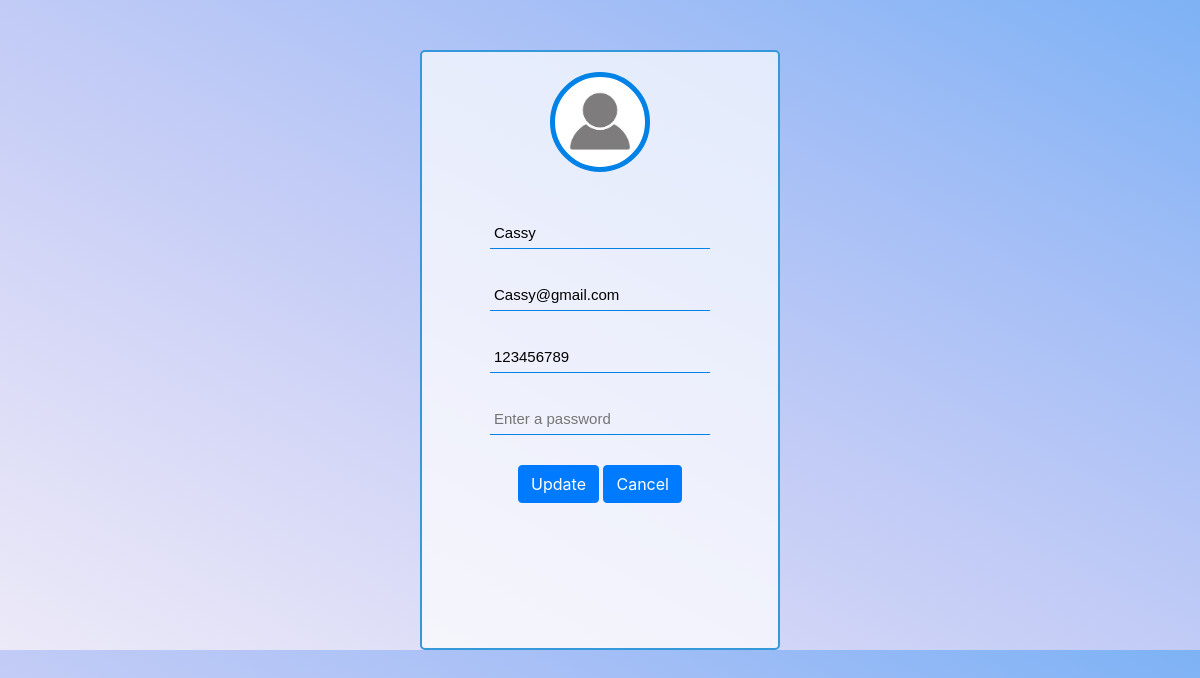
The app's page /users/editprofile.php (signed in) with its own data.
### tables this page shows
CREATE TABLE `user` (
  `id` int(1) NOT NULL,
  `name` text NOT NULL,
  `email` varchar(20) NOT NULL,
  `phone_number` int(10) NOT NULL,
  `password` varchar(30) NOT NULL,
  `usertype` varchar(10) NOT NULL,
  `dt` date NOT NULL
);

### users/editprofile.php (the view, shortened to what this page needs)
<!DOCTYPE html>
<?php
 include('../connection.php');
 $id = $_SESSION['id'];
 $name ="";
 $email ="";
 $phone ="";
 $sql_sel = "SELECT * FROM `user` where id= $id";
 $res = mysqli_query($data, $sql_sel);
 while($row = mysqli_fetch_array($res)){
     $name = $row["name"];
     $email = $row["email"];
     $phone = $row["phone_number"];
 }
?>
<html>
<head>
<link rel="stylesheet" href="https://maxcdn.bootstrapcdn.com/bootstrap/4.0.0/css/bootstrap.min.css">
</head>
<body>
<center>
<div class="box">
<img src="images/avtar.jpg" width="100%" height="100%">
<form action="" method = "post">
<input type="text" placeholder="User Name" name="name" value="<?php echo $name; ?>" required>
<div <?php if (isset($email_error)): ?> class="form_error" <?php endif ?> >
<input type="Email" placeholder="Email ID" name="email" value="<?php echo $email; ?>" required >
</div>
<div <?php if (isset($phone_error)): ?> class="form_error" <?php endif ?> >
<input type="text" name="phone_number" placeholder="Phone Number"  value="<?php echo $phone; ?>" required>
</div>
<div class="pass">
          <input type="password" name="password" id="password" placeholder="Enter a password" required>
<button class = "btn btn-primary" name="update">Update</button>
<a href="profile.php"class = "btn btn-primary" >Cancel</a>
</form>
</div>
</center>
</body>
</html>

### users/editprofile.php (style rules this page uses)
body { background-image: linear-gradient(to right top, #eceaf8, #d9daf7, #c1cbf6, #a3bef6, #7db2f5); }
.box { box-sizing: border-box; width: 360px; height: 600px; border-radius: 5px; border:2px solid #3498db; background-color: rgba(255,255,255,0.7); margin-top: 50px; overflow: hidden; }
img { box-sizing: border-box; width: 100px; height: 100px; margin:20px 35% ; border-radius:50%; border:5px solid #0082e6; padding: 3px; background-color: white; overflow: hidden; }
input[type="text"], input[type="email"], input[type="password"] { display: block; box-sizing: border-box; color: black; margin-bottom: 30px; padding: 4px; width: 220px; height: 32px; border: none; border-bottom: 1px solid #0082e6; font-family: 'Arial', sans-serif; font-weight: 400; font-size: 15px; background: none; }
input[type="text"] { margin-top: 25px; }

### records on screen
user: name "Cassy", email "Cassy@gmail.com", phone_number "123456789"
